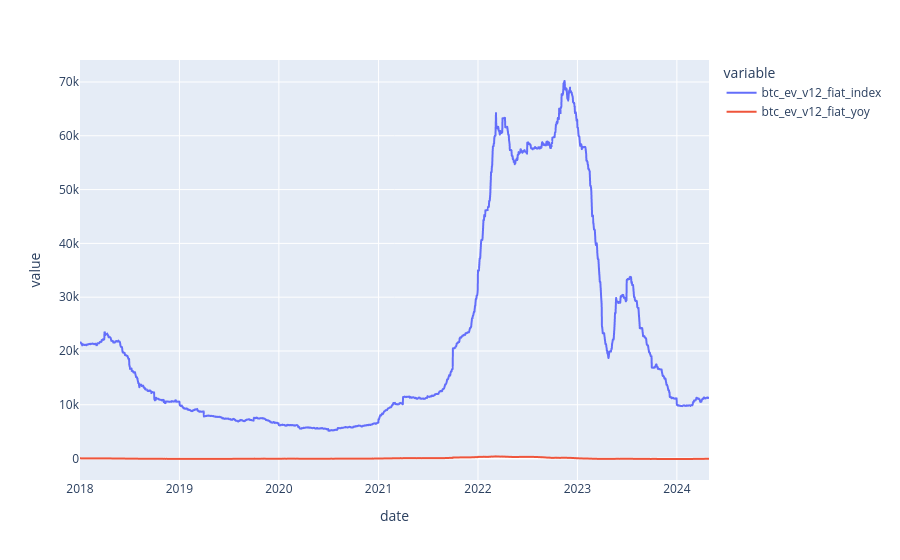

Notebook code for this chart:
### Markdown cell above
Load and plot the data:

### Code cell
df = pd.read_csv(file_name).set_index("date").drop("created_at", axis=1)
df.plot()

### Figure 1 — Plotly figure (JSON) as saved in the notebook; plotly's stock layout.template omitted (floating-point values rounded to 4 significant figures; data arrays with more than 128 entries replaced by an {"elided": "..."} marker saying what was removed)
{"data": [{"hovertemplate": "variable=btc_ev_v12_fiat_index<br>date=%{x}<br>value=%{y}<extra></extra>", "legendgroup": "btc_ev_v12_fiat_index", "line": {"color": "#636efa", "dash": "solid"}, "marker": {"symbol": "circle"}, "mode": "lines", "name": "btc_ev_v12_fiat_index", "showlegend": true, "type": "scattergl", "x": {"elided": "2310 str values"}, "xaxis": "x", "y": {"elided": "2310 float values"}, "yaxis": "y"}, {"hovertemplate": "variable=btc_ev_v12_fiat_yoy<br>date=%{x}<br>value=%{y}<extra></extra>", "legendgroup": "btc_ev_v12_fiat_yoy", "line": {"color": "#EF553B", "dash": "solid"}, "marker": {"symbol": "circle"}, "mode": "lines", "name": "btc_ev_v12_fiat_yoy", "showlegend": true, "type": "scattergl", "x": {"elided": "2310 str values"}, "xaxis": "x", "y": {"elided": "2310 float values"}, "yaxis": "y"}], "layout": {"legend": {"title": {"text": "variable"}, "tracegroupgap": 0}, "margin": {"t": 60}, "xaxis": {"anchor": "y", "domain": [0, 1], "title": {"text": "date"}}, "yaxis": {"anchor": "x", "domain": [0, 1], "title": {"text": "value"}}}}
